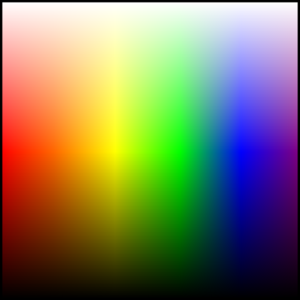
%> input picture colorSpectrum.png, 300 x 300 px
$ octave --eval "result = gtc(imread('colorSpectrum.png'));"   (GNU Octave 9; MATLAB toolbox functions it lacks are replaced by stand-ins)
%> lines starting %> are read from the running program, lines starting %| are printed output that depends on the picture
function [gray_out, A] = gtc(gray_im)
%GRAYSCALE_TO_COLOR Summary of this function goes here
%   Detailed explanation goes here
    gray_im = rgb2gray(gray_im);
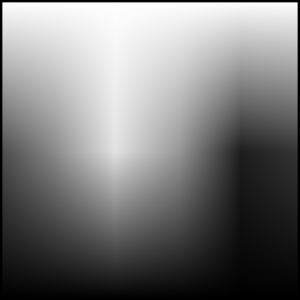
%> gray_im: size 300x300 uint8; min 0, max 255, mean 122.4
    gray_out = zeros(size(gray_im, 1), size(gray_im, 2), 3);

    gray_out(:,:,1) = gray_im;
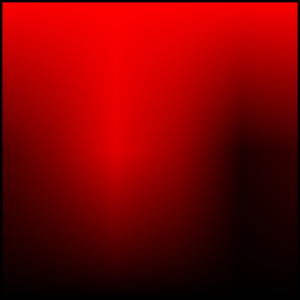
%> gray_out: size 300x300x3 double; mean R, G, B 122.4, 0, 0
    gray_out(:,:,2) = gray_im;
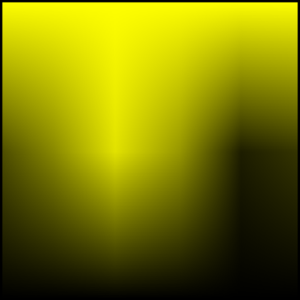
%> gray_out: size 300x300x3 double; mean R, G, B 122.4, 122.4, 0
    gray_out(:,:,3) = gray_im;

    numColors = input("How many colors are there?");
%> the answer given: 3


    f1 = figure;
    colorSpectrum = imread('colorSpectrum.png');
%> colorSpectrum is the input picture: size 300x300x3 uint8; mean R, G, B 129.1, 124.8, 92.9
    imshow(colorSpectrum)
%> (the run ends here)
